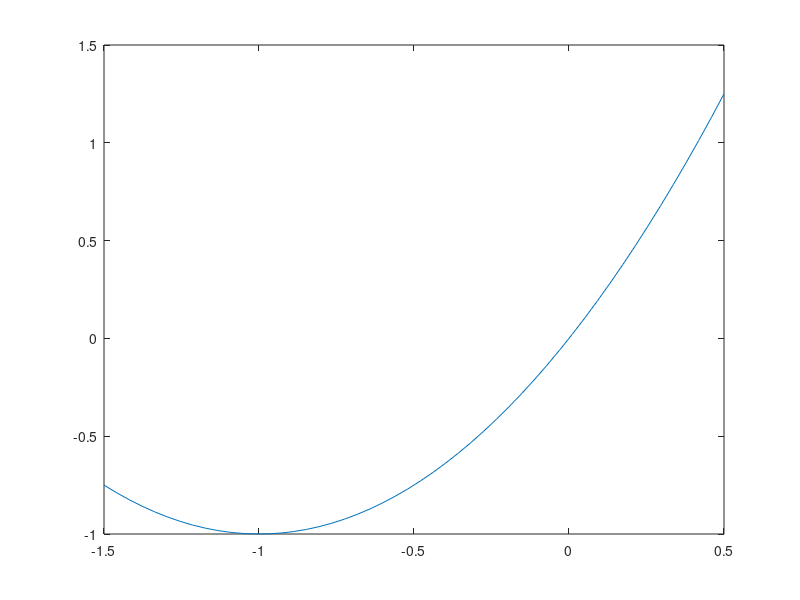

Reproduce this figure in MATLAB. (Note: this script raises an error after producing the figure.)
clear all
close all
clc

rng(1)

f = @(x) x.^2 + 2*x;
xmin = -1.5; xmax = 0.5;

n_samp = 50;
xx = linspace(xmin,xmax,n_samp)';

plot(xx,f(xx));

lengthscale = 2;
kernel = @(x1,x2) exp(-dist(x1,x2').^2 / (2*lengthscale^2));

Gamma = 8;

X = [-1.2; 0; 0.2];
fX = f(X);

delta_bar = 0.1; aug = 1;
d = numel(X);
del = rand(d,1)*2*(delta_bar*aug) - (delta_bar*aug);

y = fX + del;

for i = 1:size(xx,1)
    [ub, lb] = opt_bnd(xx(i), [X y], kernel, Gamma, delta_bar);
    UB(i) = ub; LB(i) = lb;
    if mod(i,10) == 0, disp(i); end
end
disp('Done optimal!')

%%

close all
figure

fill([xx' fliplr(xx')], [UB fliplr(LB)], 'k', 'FaceColor', '#0072BD', 'EdgeColor', '#0072BD', 'facealpha', 0.1, 'linewidth', 1); hold on
plot(xx,f(xx), 'k--', 'linewidth', 1.5); hold on;

plot(X(1),y(1)-0.05,'o','markersize',6,'MarkerFaceColor', 'g', 'MarkerEdgeColor', 'g')
plot(X(2),y(2)-0.08,'o','markersize',6,'MarkerFaceColor', 'g', 'MarkerEdgeColor', 'g')
plot(X(3),y(3)+0.2,'o','markersize',6,'MarkerFaceColor', 'g', 'MarkerEdgeColor', 'g')

xlim([xmin xmax]); ylim([-2 2]);
xticks([]); yticks([]);
set(gcf,'Color','w','Position',[10 10 350 250]);
set(gca,'box','off','xcolor','w','ycolor','w')

hline_loc = -1.9;
yline(hline_loc ,'linewidth',1.5); hold on
plot([X(2) X(2)],[-2 1.7],'k--','linewidth',1)
plot([X(3) X(3)],[-2 1.7],'k--','linewidth',1)

text(-0.9,-0.7,'$f^\star$','fontsize',16,'Interpreter','latex');
text(-0.65,0.15,'$C(x)$','fontsize',16,'Interpreter','latex');
text(-0.6,-1.33,'$B(x)$','fontsize',16,'Interpreter','latex');
text(X(2)-0.035,hline_loc-0.25,'$x_i$','fontsize',16,'Interpreter','latex');
text(X(3)-0.035,hline_loc-0.25,'$x_j$','fontsize',16,'Interpreter','latex');
text(X(2)+0.02,fX(2)-0.28,'$y_i$','fontsize',16,'Interpreter','latex');
text(X(3)+0.02,fX(3)-0.39,'$y_j$','fontsize',16,'Interpreter','latex');

obs = findall(gca,'Type','Line','Marker','o');
for i = 1:numel(obs), uistack(obs(i),'top'); end

exportgraphics(gcf, ['ex0_A.pdf'], 'ContentType', 'vector')

%
% legend('sub-optimal','', 'optimal', 'AutoUpdate', 'off','NumColumns',2,'location','southeast')
% 
% grid on
% xlim([-10 10]); ylim([-60 40]);
% xticks(-10:5:10); yticks(-60:20:40);
% xl = xlabel('$z_2$','Interpreter','latex'); yl = ylabel('$f(z_1,z_2)$','Interpreter','latex'); 
% xl.Position(2) = xl.Position(2) - abs(xl.Position(2) * 0.04); 
% set(gcf,'Color','w','Position',[100 100 350 250]);
% 
% set(gca,'FontWeight','normal',...
%         'FontSize', 16,... 
%         'FontName','Serif',...
%         'TitleFontWeight','normal',...
%         'TitleFontSize',1,...
%         'Position', [0.166,0.152,0.73,0.75]);
%     
% if strcmp(sett, 'rnd')
%     title('Random sampling,           ','FontName', 'Serif', 'FontSize',16); 
%     text(3.3,45,'$\bar \delta = 1$','fontsize',16,'Interpreter','latex')
% elseif strcmp(sett, 'grid')
%     title('Grid sampling,           ','FontName', 'Serif', 'FontSize',16); 
%     text(2.4,45,'$\bar \delta = 1$','fontsize',16,'Interpreter','latex')
% end
% 
% exportgraphics(gcf, ['ex1_slice_' sett '_' num2str(delta_bar) '.pdf'], 'ContentType', 'vector')